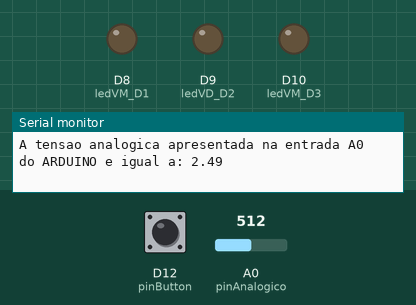
Recording of a sketch running on a simulated Arduino Due. Parts: output pins drawn as LEDs (lit = HIGH), the last lines printed to the serial monitor. The test bench sets the inputs (shaded band); at power-on: D12 (pinButton) HIGH, A0 (pinAnalogico) = 512.

Above: at 1.2 s.
1.3 s: D12 (pinButton) pulled LOW for 0.35 s
At 1.65 s:
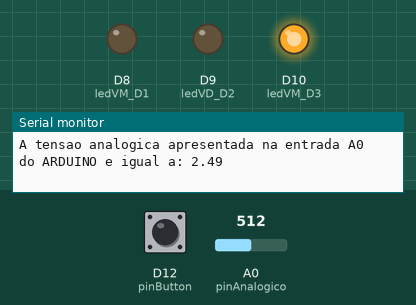
3.3 s: D12 (pinButton) pulled LOW for 3.2 s
At 7.2 s:
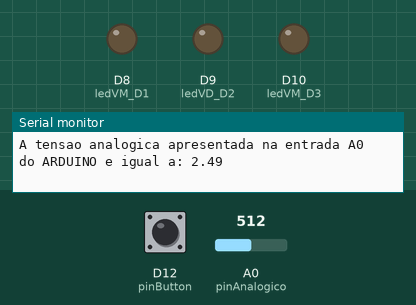
Timing chart, 0 to 8.7 s (numbered marks = the images above; inputs shaded):
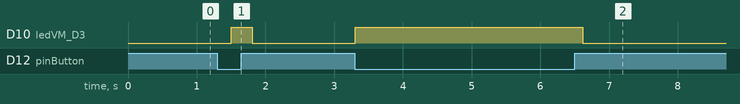

Measured:
- after the input at 1.3 s, D10 (ledVM_D3): LOW → HIGH after 0.20 s, → LOW 0.30 s later
- after the input at 3.3 s, D10 (ledVM_D3): LOW → HIGH at once, → LOW 3.3 s later

The sketch:

ReadAnalogVoltageCompleto.ino
```cpp
//Definição dos pinos
#define pinAnalogico    A0
#define pinButton       12
#define ledVM_D3        10
#define ledVD_D2        9
#define ledVM_D1        8

void setup() {
  //Configuração do regime de trabalho dos pinos e comunicação serial
  pinMode(pinButton, INPUT_PULLUP);
  pinMode(ledVM_D3, OUTPUT);
  pinMode(ledVD_D2, OUTPUT);
  pinMode(ledVM_D1, OUTPUT);
  SerialUSB.begin(300); // Inicia porta serial
}

void loop() {
  //analogReadResolution(10); //Somente para DUE
  //Realiza a leitura retornando valores de unidade entre 0-1023 (0-5V)
  int valorSensor = analogRead(pinAnalogico);
  //float tensao = valorSensor * (3.3 / 676);

  //Realiza conversão
  int  tensao_int = map(valorSensor,0,676,0,330); // SOMENTE PARA UNO
  //int  tensao_int = map(valorSensor,0,1023,0,330); // SOMENTA PARA DUE
  float tensao = tensao_int / 100.0;

  Serial.print("A tensao analogica apresentada na entrada A0 do ARDUINO e igual a: ");
  Serial.println(tensao);
  if (!digitalRead(pinButton)) {
    if (tensao < 1.0) {
      digitalWrite(ledVM_D1, 1);
      digitalWrite(ledVD_D2, 0);
      digitalWrite(ledVM_D3, 0);
    } else {
      if (tensao < 2) {
        digitalWrite(ledVD_D2, 1);
        digitalWrite(ledVM_D1, 0);
        digitalWrite(ledVM_D3, 0);
      } else {
        digitalWrite(ledVM_D3, 1);
        digitalWrite(ledVM_D1, 0);
        digitalWrite(ledVD_D2, 0);
      }
    }
  } else {
    digitalWrite(ledVM_D1, 0);
    digitalWrite(ledVD_D2, 0);
    digitalWrite(ledVM_D3, 0);
  }
  delay(300);
}
```
